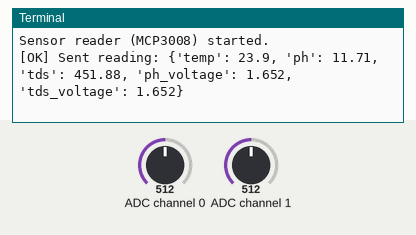
Bench run of a program on a simulated Raspberry Pi (BCM pin numbers). On the bench: the last lines printed to the terminal. The inputs (shaded band) are chosen by the test bench; at power-on: ADC channel 0 = 512, ADC channel 1 = 512 (analog values on the 0–1023 scale). The clock reads 2024-03-15 10:24:30 at power-on unless the program sets it; random numbers come from a fixed seed; web requests get an empty 200 reply after 0.4 s.

Above: at 1.2 s.
1.3 s: ADC channel 0 set to 716
At 7.1 s:
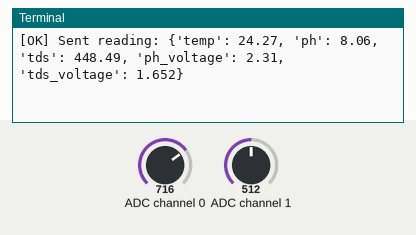
7.7 s: ADC channel 1 set to 716
At 12.4 s:
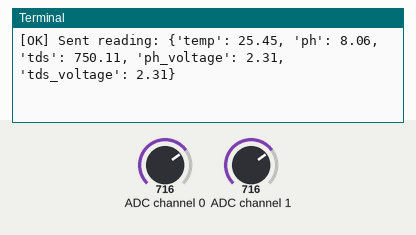
14.1 s: ADC channel 0 set to 900
At 17.8 s:
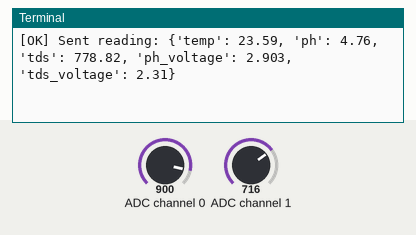
20.5 s: ADC channel 1 set to 900
At 23.2 s:
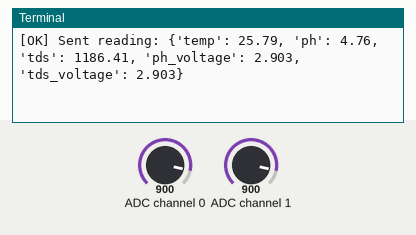
Timing chart, 0 to 24.7 s (numbered marks = the images above; inputs shaded):
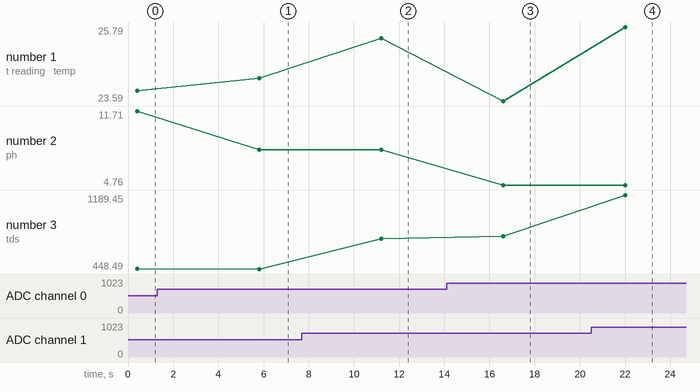

The program:

sensor.py
```python
import os
import time
import uuid
import json
import requests
from datetime import datetime

try:
    import spidev
except ImportError:
    raise RuntimeError("spidev not found. Install via: sudo apt install python3-spidev")

# === CONFIG ===
SUPABASE_URL = os.getenv("SUPABASE_URL", "http://localhost:8000")
SUPABASE_KEY = os.getenv("SUPABASE_KEY", "example_key")
TABLE = os.getenv("SUPABASE_TABLE", "sensor_readings")
RASPI_ID = os.getenv("RASPI_ID", "raspi-01")
READ_INTERVAL = float(os.getenv("READ_INTERVAL", "5"))

HEADERS = {
    "apikey": SUPABASE_KEY,
    "Authorization": f"Bearer {SUPABASE_KEY}",
    "Content-Type": "application/json",
    "Prefer": "return=minimal"
}

INSERT_URL = f"{SUPABASE_URL}/rest/v1/{TABLE}"

# === SPI / MCP3008 SETUP ===
spi = spidev.SpiDev()
spi.open(0, 0)
spi.max_speed_hz = 1350000

PH_CHANNEL = int(os.getenv("PH_CHANNEL", "0"))
TDS_CHANNEL = int(os.getenv("TDS_CHANNEL", "1"))

def read_channel(channel: int) -> int:
    if not 0 <= channel <= 7:
        raise ValueError("MCP3008 channel must be 0–7")
    adc = spi.xfer2([1, (8 + channel) << 4, 0])
    data = ((adc[1] & 3) << 8) | adc[2]
    return data

def convert_to_voltage(raw_value: int, vref: float = 3.3) -> float:
    return (raw_value / 1023.0) * vref

def estimate_ph(voltage: float) -> float:
    ph = 7 + ((2.5 - voltage) / 0.18)  # Adjust slope/offset for your sensor
    return round(ph, 2)

def estimate_tds(voltage: float, temp_c: float = 25.0) -> float:
    ec = (133.42 * voltage**3 - 255.86 * voltage**2 + 857.39 * voltage) * 0.5
    ec_comp = ec / (1 + 0.02 * (temp_c - 25.0))
    tds = ec_comp * 0.67  # Convert EC to TDS ppm
    return round(tds, 2)

def get_temperature() -> float:
    try:
        import random
        return round(25 + random.uniform(-1.5, 1.5), 2)
    except Exception:
        return 25.0

def read_sensors():
    ph_raw = read_channel(PH_CHANNEL)
    tds_raw = read_channel(TDS_CHANNEL)
    ph_voltage = convert_to_voltage(ph_raw)
    tds_voltage = convert_to_voltage(tds_raw)
    temp_c = get_temperature()
    ph_val = estimate_ph(ph_voltage)
    tds_val = estimate_tds(tds_voltage, temp_c)

    readings = {
        "temp": temp_c,
        "ph": ph_val,
        "tds": tds_val,
        "ph_voltage": round(ph_voltage, 3),
        "tds_voltage": round(tds_voltage, 3),
    }
    return readings

def post_reading(data):
    try:
        res = requests.post(INSERT_URL, headers=HEADERS, json=data, timeout=10)
        if res.status_code not in (200, 201, 204):
            print("[WARN] Insert failed:", res.status_code, res.text)
        else:
            print(f"[OK] Sent reading: {data['readings']}")
    except Exception as e:
        print("[ERROR] Network issue:", e)

def main():
    print("Sensor reader (MCP3008) started.")
    while True:
        readings = read_sensors()
        payload = {
            "id": str(uuid.uuid4()),
            "raspi_id": RASPI_ID,
            "timestamp": datetime.utcnow().isoformat(),
            "readings": readings
        }
        post_reading(payload)
        time.sleep(READ_INTERVAL)

if __name__ == "__main__":
    main()
```

Measured:
- after the input at 1.3 s, the terminal: prints a new line after 4.5 s (image 1)
- after the input at 7.7 s, the terminal: prints a new line after 3.5 s (image 2)
- after the input at 14.1 s, the terminal: prints a new line after 2.5 s (image 3)
- after the input at 20.5 s, the terminal: prints a new line after 1.5 s (image 4)
- plotted number 2: 11.71 → 8.06 after the input at 1.3 s, 8.06 → 4.76 after the input at 14.1 s
- plotted number 3: 448.49 → 750.11 after the input at 7.7 s, 778.82 → 1189.45 after the input at 20.5 s
